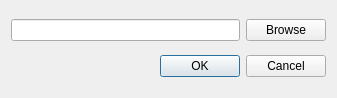
<?xml version="1.0" encoding="UTF-8"?>
<ui version="4.0">
 <class>Dialog</class>
 <widget class="QDialog" name="Dialog">
  <property name="windowModality">
   <enum>Qt::ApplicationModal</enum>
  </property>
  <property name="geometry">
   <rect>
    <x>0</x>
    <y>0</y>
    <width>337</width>
    <height>98</height>
   </rect>
  </property>
  <property name="minimumSize">
   <size>
    <width>337</width>
    <height>98</height>
   </size>
  </property>
  <property name="maximumSize">
   <size>
    <width>337</width>
    <height>98</height>
   </size>
  </property>
  <property name="windowTitle">
   <string>Ordner suchen</string>
  </property>
  <layout class="QGridLayout" name="gridLayout_2">
   <item row="0" column="0">
    <layout class="QGridLayout" name="gridLayout">
     <item row="0" column="0">
      <widget class="QLineEdit" name="lineEditPath"/>
     </item>
     <item row="0" column="1">
      <widget class="QPushButton" name="directoryPath">
       <property name="text">
        <string>Browse</string>
       </property>
      </widget>
     </item>
    </layout>
   </item>
   <item row="1" column="0">
    <widget class="QDialogButtonBox" name="buttonBox">
     <property name="orientation">
      <enum>Qt::Horizontal</enum>
     </property>
     <property name="standardButtons">
      <set>QDialogButtonBox::Cancel|QDialogButtonBox::Ok</set>
     </property>
    </widget>
   </item>
  </layout>
 </widget>
 <resources/>
 <connections/>
</ui>
